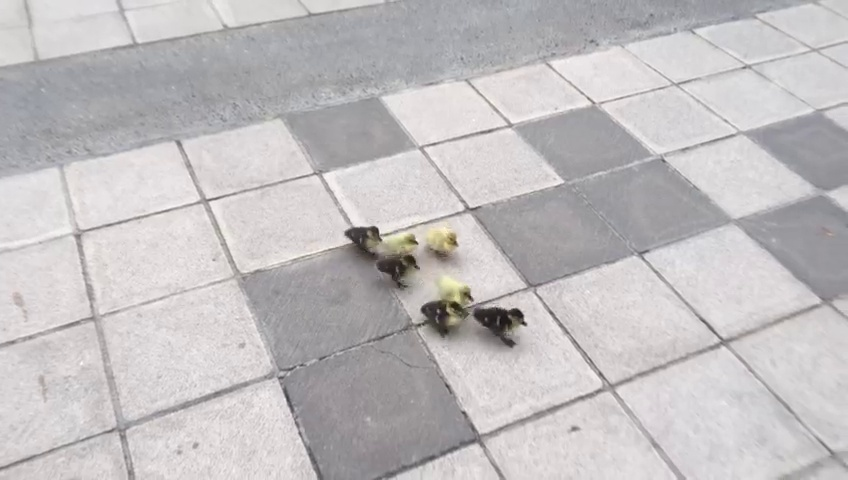
#> input picture video_imgs/frame_00006.jpg, 848 x 480 px
$ python -i vanishing_point_grid_top_view_estimator.py.py   (imports and definitions only)
#> lines starting #> are read from the running program, lines starting #| are printed output that depends on the picture; after the words box and inside, x2 and y2 are one past the last pixel; in counts of white or black regions, pixels touching at a corner belong together
#> further down, picture is the input picture: shape (480, 848, 3); mean B, G, R 192, 190.8, 194
import cv2
import numpy as np
import matplotlib.pyplot as plt

VIDEO = "patos.mp4"

prev_vp_left = None
prev_vp_right = None
SMOOTH_ALPHA = 0.8  # 0 = no memory, 1 = infinite memory

# [1 line not run here, left out]
fig, ax = plt.subplots(figsize=(10, 8))
# [3 lines not run here, left out]

def mask_green_regions(frame, sensitivity=40):
    """Create a mask to exclude green regions from processing."""
#> called with sensitivity = 40
    # Convert to HSV color space
    hsv = cv2.cvtColor(frame, cv2.COLOR_BGR2HSV)
#> hsv: shape (480, 848, 3); mean H, S, V 96.5, 6.7, 195.1

    # Define range for green color in HSV
    lower_green = np.array([35, 50, 50])
    upper_green = np.array([85, 255, 255])

    # Create a mask for green regions
    green_mask = cv2.inRange(hsv, lower_green, upper_green)
#> green_mask: shape (480, 848); every value is 0

    # Dilate the mask to ensure complete coverage of green areas
    kernel = np.ones((5, 5), np.uint8)
    green_mask = cv2.dilate(green_mask, kernel, iterations=1)

    # Invert mask to get non-green regions
    non_green_mask = cv2.bitwise_not(green_mask)
#> non_green_mask: shape (480, 848); every value is 255

    # Apply the mask to the original frame
    masked_frame = cv2.bitwise_and(frame, frame, mask=non_green_mask)

    return masked_frame

def detect_hough_lines(frame, canny_low=50, canny_high=150, hough_threshold=100, min_line_length=40, max_line_gap=15):
    """
    Detect lines using Hough transform with configurable parameters.
    Returns both raw lines and visualization image.
    """
    masked_frame = mask_green_regions(frame)
    gray = cv2.cvtColor(masked_frame, cv2.COLOR_BGR2GRAY)
    edges = cv2.Canny(gray, canny_low, canny_high, apertureSize=3)
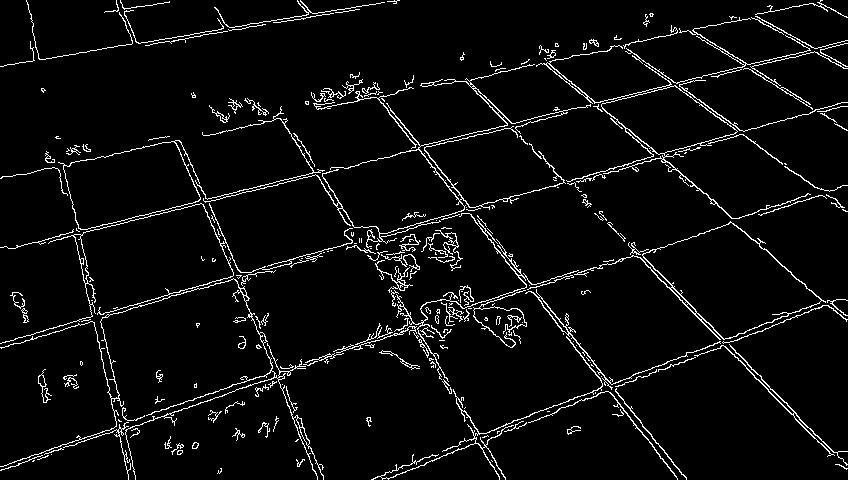
#> edges: shape (480, 848); 4.9% white in thin lines or dots

    # Create visualization of just the lines
    lines_vis = frame.copy()

    # Detect lines
    raw = cv2.HoughLinesP(edges,
                          rho=1,
                          theta=np.pi/180,
                          threshold=hough_threshold,
                          minLineLength=min_line_length,
                          maxLineGap=max_line_gap)
#> raw = 84 rows, first 6: [78, 231, 338, 167], [587, 107, 846, 43], [332, 248, 844, 102], [730, 221, 823, 189], [2, 342, 514, 195], [347, 247, 518, 198]

    # Draw lines on visualization image
    if raw is not None:
        for line in raw[:, 0]:
            x1, y1, x2, y2 = line
            cv2.line(lines_vis, (x1, y1), (x2, y2), (0, 0, 255), 2)  # Red lines
#> this loop made 84 passes
#> (x1, y1, x2, y2) on passes 1 to 12: (78, 231, 338, 167), (587, 107, 846, 43), (332, 248, 844, 102), (730, 221, 823, 189), (2, 342, 514, 195), (347, 247, 518, 198), (478, 89, 844, 468), (263, 376, 512, 295), (519, 275, 677, 478), (403, 330, 652, 249), (222, 131, 280, 119), (435, 168, 686, 477)
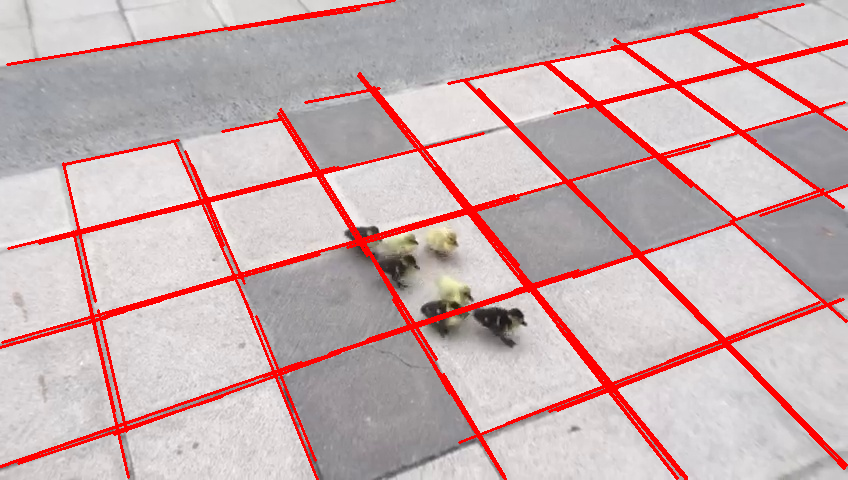
#> lines_vis: shape (480, 848, 3); 8.83% of pixels changed, all inside (x1, y1, x2, y2) = (0, 0, 848, 480)

    # Create a combined visualization with edges and lines
    edges_color = cv2.cvtColor(edges, cv2.COLOR_GRAY2BGR)
#> edges_color: shape (480, 848, 3); 4.9% white in thin lines or dots
    debug_vis = np.vstack([lines_vis, edges_color])
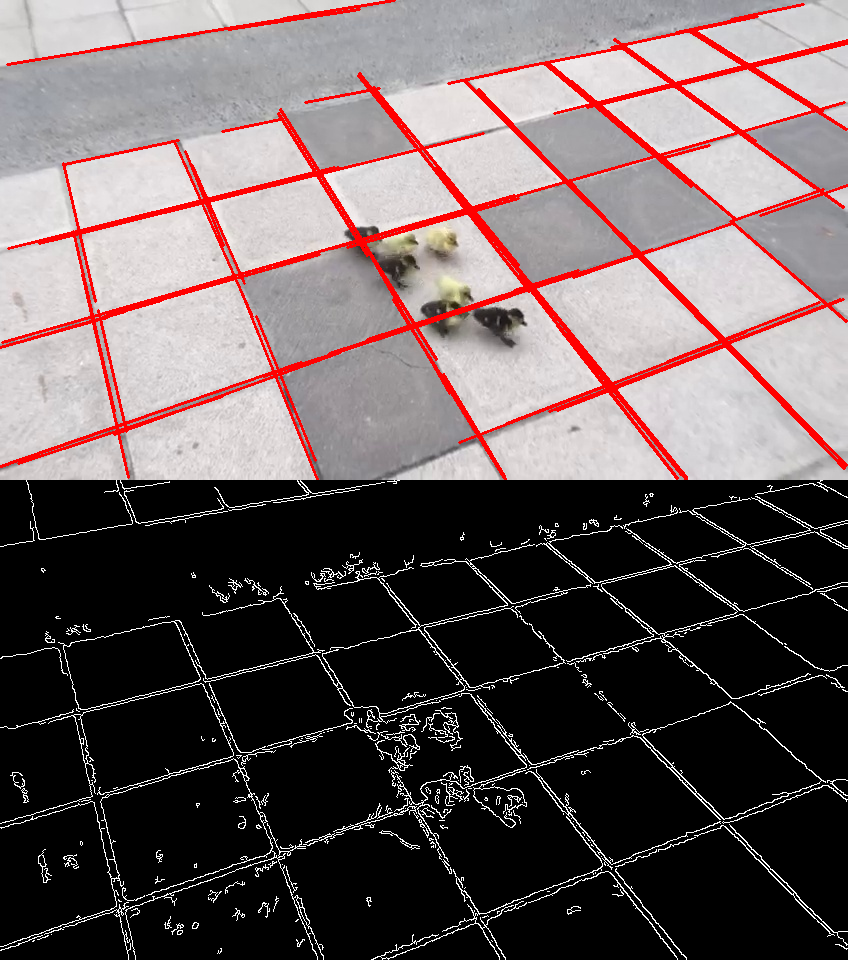
#> debug_vis: shape (960, 848, 3); mean B, G, R 94.3, 93.7, 106.4

    return raw[:,0] if raw is not None else [], lines_vis, edges, debug_vis

# [638 lines left out: functions get_consistent_vps, find_intersection, find_dominant_lines, find_vanishing_points, find_line_roi, draw_grid_from_vanishing_points and 4 more, not called in this run]

# [2 lines not run here, left out]

>>> import cv2
>>> picture = cv2.imread('video_imgs/frame_00006.jpg')
>>> result = detect_hough_lines(picture)

$ run again, on video_imgs/frame_00037.jpg
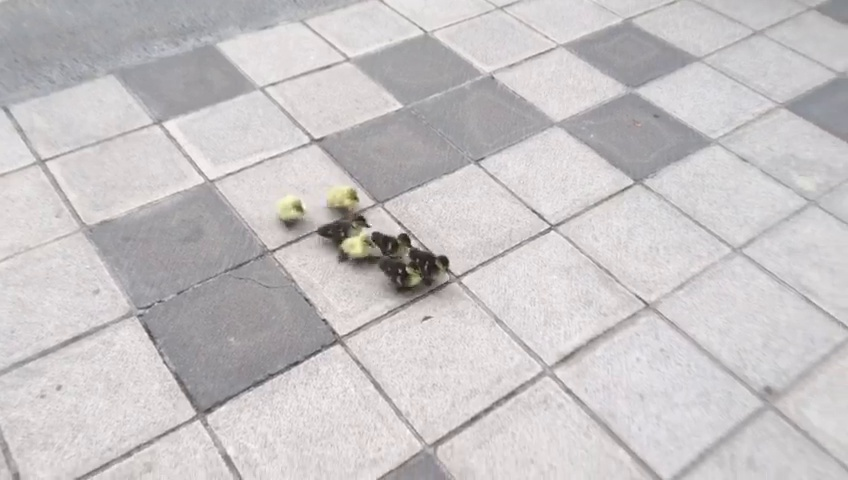
#> input picture video_imgs/frame_00037.jpg, 848 x 480 px
#> picture is the input picture: shape (480, 848, 3); mean B, G, R 196.9, 195.8, 199.4
#> hsv: shape (480, 848, 3); mean H, S, V 93.1, 6.7, 200.2
#> green_mask: shape (480, 848); every value is 0
#> non_green_mask: shape (480, 848); every value is 255
#> in detect_hough_lines, `edges = cv2.Canny(gray, canny_low, canny_high, apertureSize=3)`:
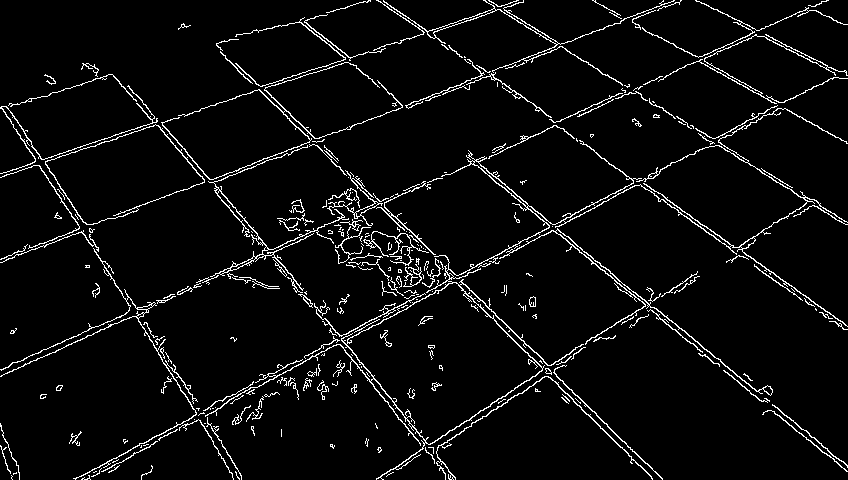
#> edges: shape (480, 848); 4.9% white in thin lines or dots
#> raw = 82 rows, first 6: [255, 387, 659, 172], [75, 479, 337, 340], [187, 286, 424, 181], [0, 259, 209, 179], [372, 199, 652, 479], [193, 415, 456, 275]
#> the loop in detect_hough_lines, `for line in raw[:, 0]:` made 82 passes
#> edges_color: shape (480, 848, 3); 4.9% white in thin lines or dots
#> in detect_hough_lines, `debug_vis = np.vstack([lines_vis, edges_color])`:
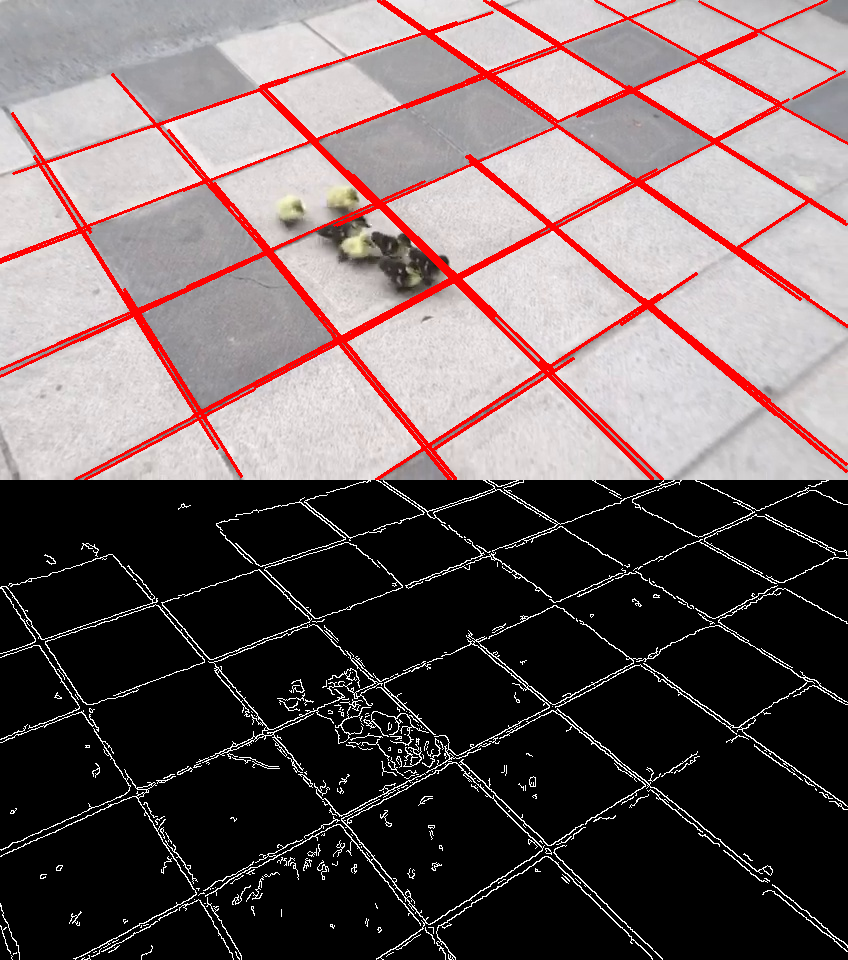
#> debug_vis: shape (960, 848, 3); mean B, G, R 96.8, 96.3, 109.3

$ run again, on video_imgs/frame_00052.jpg
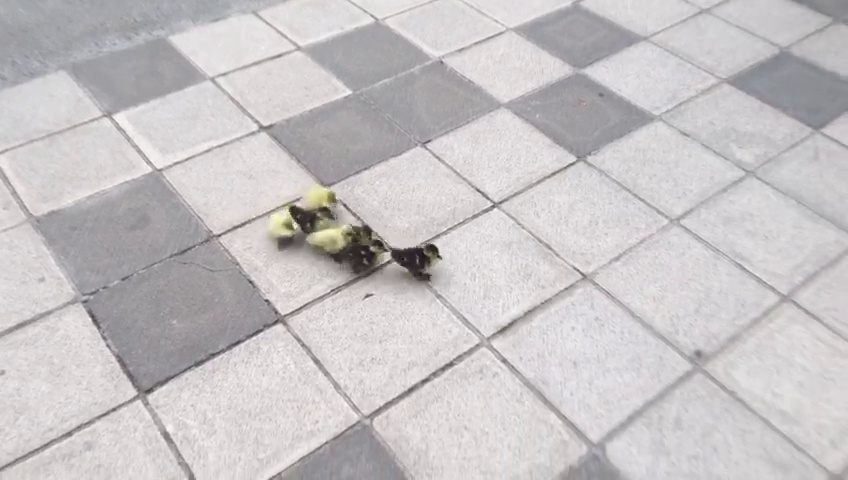
#> input picture video_imgs/frame_00052.jpg, 848 x 480 px
#> picture is the input picture: shape (480, 848, 3); mean B, G, R 196.7, 195.5, 199.1
#> hsv: shape (480, 848, 3); mean H, S, V 100.4, 6.6, 199.8
#> green_mask: shape (480, 848); every value is 0
#> non_green_mask: shape (480, 848); every value is 255
#> in detect_hough_lines, `edges = cv2.Canny(gray, canny_low, canny_high, apertureSize=3)`:
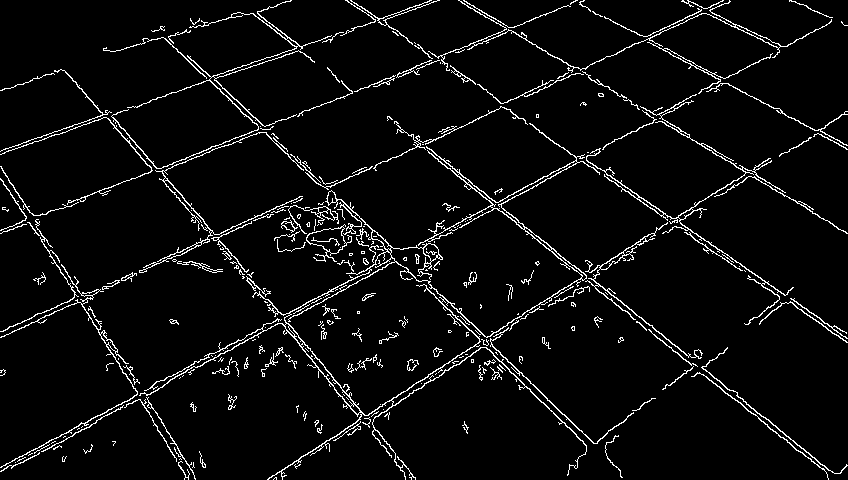
#> edges: shape (480, 848); 5% white in thin lines or dots
#> raw = 100 rows, first 6: [0, 467, 300, 307], [648, 329, 827, 474], [646, 36, 722, 1], [476, 346, 654, 235], [268, 479, 564, 287], [188, 372, 404, 257]
#> the loop in detect_hough_lines, `for line in raw[:, 0]:` made 100 passes
#> edges_color: shape (480, 848, 3); 5% white in thin lines or dots
#> in detect_hough_lines, `debug_vis = np.vstack([lines_vis, edges_color])`:
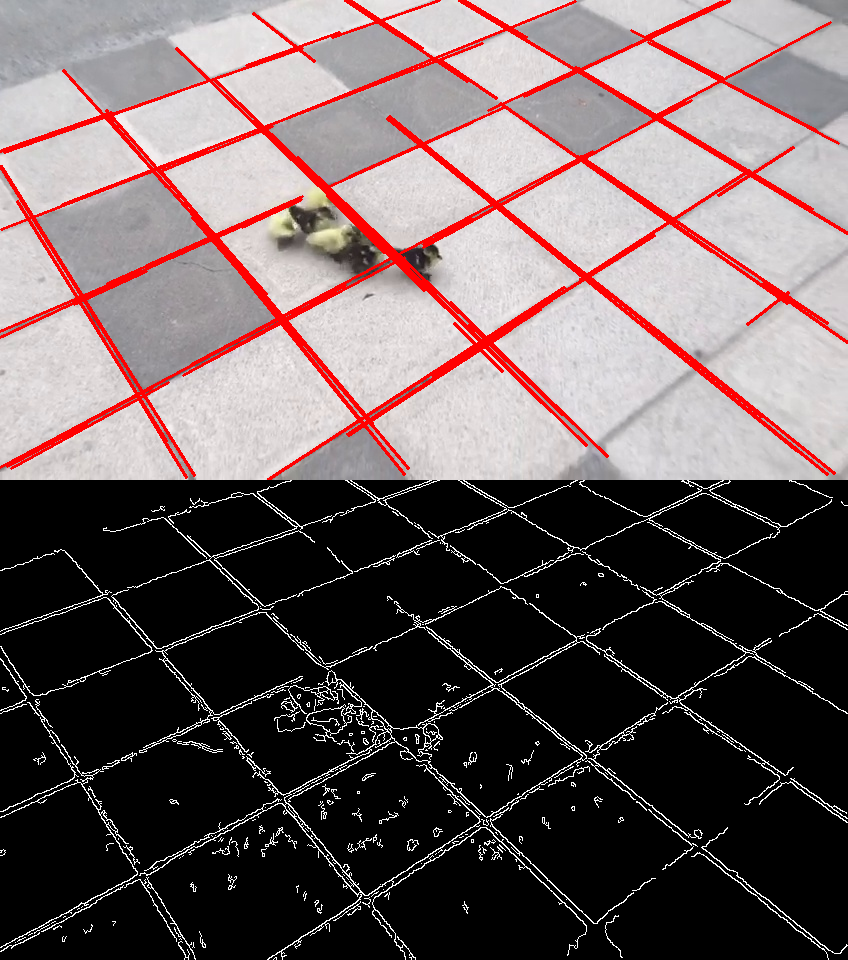
#> debug_vis: shape (960, 848, 3); mean B, G, R 96.3, 95.7, 109.5
